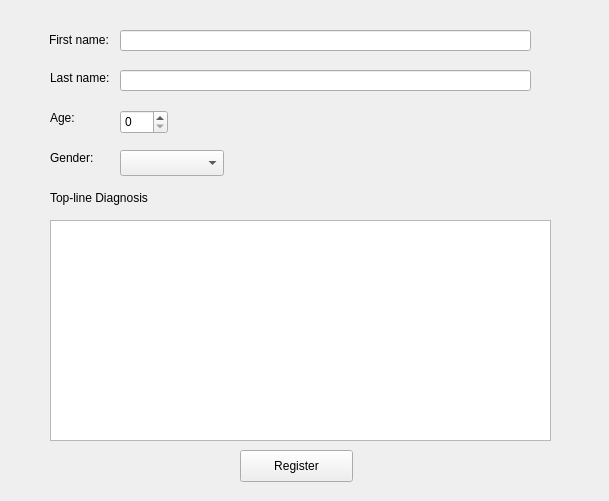
<?xml version="1.0" encoding="UTF-8"?>
<ui version="4.0">
 <class>registerform</class>
 <widget class="QWidget" name="registerform">
  <property name="geometry">
   <rect>
    <x>0</x>
    <y>0</y>
    <width>609</width>
    <height>501</height>
   </rect>
  </property>
  <property name="windowTitle">
   <string>New Patient Registration</string>
  </property>
  <widget class="QLabel" name="name">
   <property name="geometry">
    <rect>
     <x>49</x>
     <y>30</y>
     <width>71</width>
     <height>20</height>
    </rect>
   </property>
   <property name="text">
    <string>First name:</string>
   </property>
  </widget>
  <widget class="QLineEdit" name="first">
   <property name="geometry">
    <rect>
     <x>120</x>
     <y>30</y>
     <width>411</width>
     <height>21</height>
    </rect>
   </property>
  </widget>
  <widget class="QLabel" name="last">
   <property name="geometry">
    <rect>
     <x>50</x>
     <y>70</y>
     <width>71</width>
     <height>16</height>
    </rect>
   </property>
   <property name="text">
    <string>Last name:</string>
   </property>
  </widget>
  <widget class="QLineEdit" name="lastEdit">
   <property name="geometry">
    <rect>
     <x>120</x>
     <y>70</y>
     <width>411</width>
     <height>21</height>
    </rect>
   </property>
  </widget>
  <widget class="QLabel" name="age">
   <property name="geometry">
    <rect>
     <x>50</x>
     <y>110</y>
     <width>60</width>
     <height>16</height>
    </rect>
   </property>
   <property name="text">
    <string>Age:</string>
   </property>
  </widget>
  <widget class="QSpinBox" name="ageBox">
   <property name="geometry">
    <rect>
     <x>120</x>
     <y>110</y>
     <width>48</width>
     <height>24</height>
    </rect>
   </property>
  </widget>
  <widget class="QLabel" name="gender">
   <property name="geometry">
    <rect>
     <x>50</x>
     <y>150</y>
     <width>60</width>
     <height>16</height>
    </rect>
   </property>
   <property name="text">
    <string>Gender:</string>
   </property>
  </widget>
  <widget class="QComboBox" name="genderBox">
   <property name="geometry">
    <rect>
     <x>120</x>
     <y>150</y>
     <width>104</width>
     <height>26</height>
    </rect>
   </property>
  </widget>
  <widget class="QLabel" name="diagtext">
   <property name="geometry">
    <rect>
     <x>50</x>
     <y>190</y>
     <width>121</width>
     <height>16</height>
    </rect>
   </property>
   <property name="text">
    <string>Top-line Diagnosis</string>
   </property>
  </widget>
  <widget class="QTextEdit" name="diagnosis">
   <property name="geometry">
    <rect>
     <x>50</x>
     <y>220</y>
     <width>501</width>
     <height>221</height>
    </rect>
   </property>
  </widget>
  <widget class="QPushButton" name="pushButton">
   <property name="geometry">
    <rect>
     <x>240</x>
     <y>450</y>
     <width>113</width>
     <height>32</height>
    </rect>
   </property>
   <property name="text">
    <string>Register</string>
   </property>
   <property name="shortcut">
    <string/>
   </property>
  </widget>
 </widget>
 <resources/>
 <connections/>
</ui>
